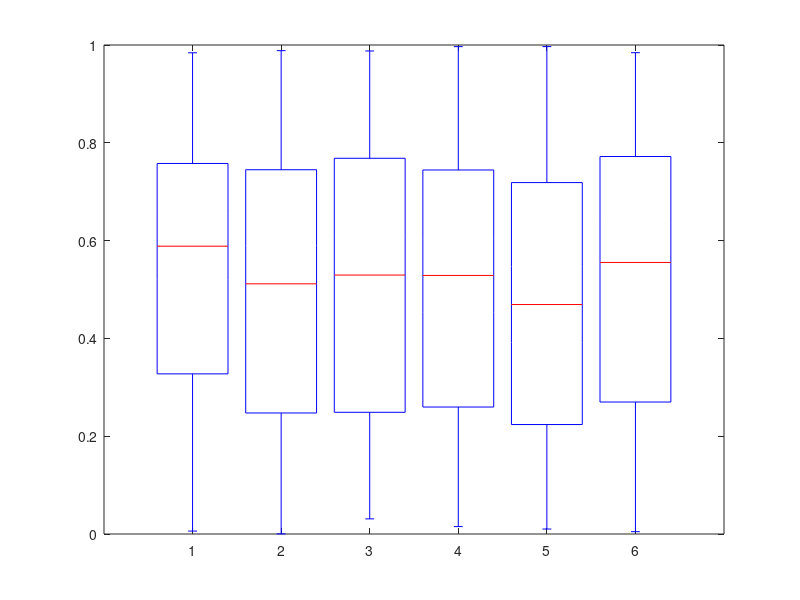

Write the MATLAB code that produced this figure. (Note: this script raises an error after producing the figure.)
clear
close all
clc

figure,

% colors = [1 0 0; 1 0 0; 0 0 1; 0 0.5 0; 0 0.5 0; 0 0.5 0];
colors = viridis(6);

x = boxplot(rand(100,6), 'Colors',colors);
% findall is used to find all the graphics objects with tag "box", i.e. the box plot
% hLegend = legend(flip(findall(gca,'Tag','Box')), {'Group A','Group B','Group C'})
all_items = findall(gca,'Tag','Box');
hLegend = legend([all_items(6);all_items(4);all_items(2)], {'Group A','Group B','Group C'})
